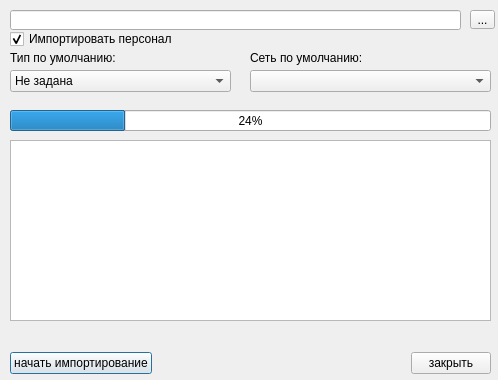
<?xml version="1.0" encoding="UTF-8"?>
<ui version="4.0">
 <class>ImportFromSailXMLDialog</class>
 <widget class="QDialog" name="ImportFromSailXMLDialog">
  <property name="geometry">
   <rect>
    <x>0</x>
    <y>0</y>
    <width>498</width>
    <height>380</height>
   </rect>
  </property>
  <property name="sizePolicy">
   <sizepolicy hsizetype="Fixed" vsizetype="Fixed">
    <horstretch>0</horstretch>
    <verstretch>0</verstretch>
   </sizepolicy>
  </property>
  <property name="windowTitle">
   <string>Импорт из ИС &quot;Парус. Прогресс&quot;</string>
  </property>
  <widget class="QTextBrowser" name="log">
   <property name="geometry">
    <rect>
     <x>10</x>
     <y>140</y>
     <width>481</width>
     <height>181</height>
    </rect>
   </property>
  </widget>
  <widget class="QWidget" name="layoutWidget">
   <property name="geometry">
    <rect>
     <x>10</x>
     <y>350</y>
     <width>481</width>
     <height>27</height>
    </rect>
   </property>
   <layout class="QHBoxLayout">
    <property name="spacing">
     <number>6</number>
    </property>
    <property name="margin">
     <number>0</number>
    </property>
    <item>
     <widget class="QPushButton" name="btnImport">
      <property name="text">
       <string>начать импортирование</string>
      </property>
     </widget>
    </item>
    <item>
     <spacer>
      <property name="orientation">
       <enum>Qt::Horizontal</enum>
      </property>
      <property name="sizeHint" stdset="0">
       <size>
        <width>40</width>
        <height>20</height>
       </size>
      </property>
     </spacer>
    </item>
    <item>
     <widget class="QPushButton" name="btnClose">
      <property name="text">
       <string>закрыть</string>
      </property>
     </widget>
    </item>
   </layout>
  </widget>
  <widget class="QLabel" name="stat">
   <property name="geometry">
    <rect>
     <x>10</x>
     <y>330</y>
     <width>481</width>
     <height>20</height>
    </rect>
   </property>
   <property name="text">
    <string/>
   </property>
  </widget>
  <widget class="QProgressBar" name="prbImport">
   <property name="geometry">
    <rect>
     <x>10</x>
     <y>110</y>
     <width>481</width>
     <height>21</height>
    </rect>
   </property>
   <property name="value">
    <number>24</number>
   </property>
   <property name="orientation">
    <enum>Qt::Horizontal</enum>
   </property>
  </widget>
  <widget class="QWidget" name="wControl" native="true">
   <property name="geometry">
    <rect>
     <x>0</x>
     <y>0</y>
     <width>501</width>
     <height>101</height>
    </rect>
   </property>
   <property name="sizePolicy">
    <sizepolicy hsizetype="Preferred" vsizetype="Preferred">
     <horstretch>0</horstretch>
     <verstretch>0</verstretch>
    </sizepolicy>
   </property>
   <widget class="QComboBox" name="cbNet">
    <property name="geometry">
     <rect>
      <x>250</x>
      <y>70</y>
      <width>241</width>
      <height>22</height>
     </rect>
    </property>
   </widget>
   <widget class="QToolButton" name="btnSelectFileXML">
    <property name="geometry">
     <rect>
      <x>470</x>
      <y>10</y>
      <width>25</width>
      <height>19</height>
     </rect>
    </property>
    <property name="text">
     <string>...</string>
    </property>
   </widget>
   <widget class="QComboBox" name="cbType">
    <property name="geometry">
     <rect>
      <x>10</x>
      <y>70</y>
      <width>221</width>
      <height>22</height>
     </rect>
    </property>
    <item>
     <property name="text">
      <string>Не задана</string>
     </property>
    </item>
    <item>
     <property name="text">
      <string>Амбулатория</string>
     </property>
    </item>
    <item>
     <property name="text">
      <string>Стационар</string>
     </property>
    </item>
    <item>
     <property name="text">
      <string>Скорая помощь</string>
     </property>
    </item>
    <item>
     <property name="text">
      <string>Мобильная станция</string>
     </property>
    </item>
    <item>
     <property name="text">
      <string>Приемное отделение стационара</string>
     </property>
    </item>
   </widget>
   <widget class="QLabel" name="lbNet">
    <property name="geometry">
     <rect>
      <x>250</x>
      <y>50</y>
      <width>221</width>
      <height>16</height>
     </rect>
    </property>
    <property name="text">
     <string>Сеть по умолчанию:</string>
    </property>
   </widget>
   <widget class="QLabel" name="lbType">
    <property name="geometry">
     <rect>
      <x>10</x>
      <y>50</y>
      <width>151</width>
      <height>16</height>
     </rect>
    </property>
    <property name="text">
     <string>Тип по умолчанию:</string>
    </property>
   </widget>
   <widget class="QCheckBox" name="chkPersonImport">
    <property name="geometry">
     <rect>
      <x>10</x>
      <y>30</y>
      <width>181</width>
      <height>18</height>
     </rect>
    </property>
    <property name="text">
     <string>Импортировать персонал</string>
    </property>
    <property name="checked">
     <bool>true</bool>
    </property>
   </widget>
   <widget class="QLineEdit" name="edtFileNameXML">
    <property name="geometry">
     <rect>
      <x>10</x>
      <y>10</y>
      <width>451</width>
      <height>20</height>
     </rect>
    </property>
    <property name="readOnly">
     <bool>true</bool>
    </property>
   </widget>
  </widget>
 </widget>
 <resources/>
 <connections/>
</ui>
